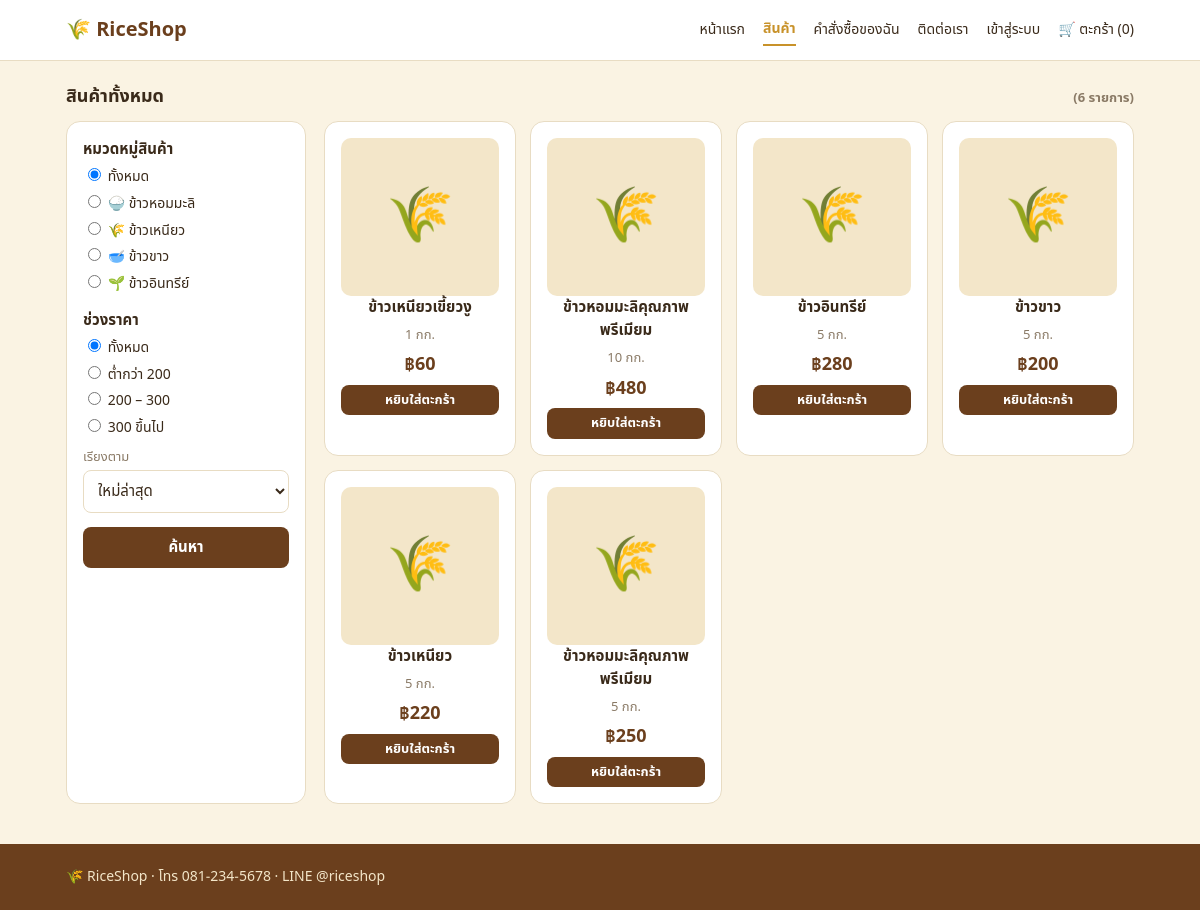
/products.php, run on the app's committed database.
### tables this page shows
CREATE TABLE categories(id INT AUTO_INCREMENT PRIMARY KEY,name VARCHAR(80) NOT NULL,icon VARCHAR(8) DEFAULT '🌾');

CREATE TABLE products(id INT AUTO_INCREMENT PRIMARY KEY,category_id INT DEFAULT NULL,name VARCHAR(150) NOT NULL,size VARCHAR(50) DEFAULT '',price INT NOT NULL,stock INT NOT NULL DEFAULT 0,description TEXT,image VARCHAR(60) DEFAULT NULL);

### config.php (the view, shortened to what this page needs)
<?php
try {
    $pdo = new PDO('mysql:host=localhost;dbname=' . DB_NAME . ';charset=utf8mb4', DB_USER, DB_PASS, [PDO::ATTR_ERRMODE => PDO::ERRMODE_EXCEPTION, PDO::ATTR_DEFAULT_FETCH_MODE => PDO::FETCH_ASSOC]);
} catch (Exception $x) {
    die('เชื่อมต่อฐานข้อมูลไม่ได้ กรุณาตรวจสอบ config.php');
}
function q($s, $a = [])
{
    global $pdo;
    $t = $pdo->prepare($s);
    $t->execute($a);
    return $t;
}
function e($s)
{
    return htmlspecialchars((string)$s, ENT_QUOTES, 'UTF-8');
}
function baht($n)
{
    return '฿' . number_format($n);
}
function csrf()
{
    return $_SESSION['c'] ??= bin2hex(random_bytes(16));
}
function csf()
{
    return '<input type="hidden" name="c" value="' . csrf() . '">';
}
function setting($k, $d = '')
{
    static $c = null;
    if ($c === null) $c = q('SELECT k,v FROM settings')->fetchAll(PDO::FETCH_KEY_PAIR);
    return $c[$k] ?? $d;
}
function user()
{
    static $u = false;
    if ($u === false) $u = !empty($_SESSION['uid']) ? (q('SELECT * FROM users WHERE id=?', [$_SESSION['uid']])->fetch() ?: null) : null;
    return $u;
}
function pimg($p, $pre = '')
{
    return $p['image'] ? '<img src="' . $pre . 'uploads/products/' . e($p['image']) . '" alt="' . e($p['name']) . '">' : '<div class="noimg">🌾</div>';
}
function pcard($p)
{
    $h = '<div class="card pc"><a href="product.php?id=' . $p['id'] . '">' . pimg($p) . '<b>' . e($p['name']) . '</b></a><div class="mu">' . e($p['size']) . '</div><div class="price">' . baht($p['price']) . '</div>';
    if ($p['stock'] > 0) $h .= '<form method="post" action="cart.php">' . csf() . '<input type="hidden" name="a" value="add"><input type="hidden" name="id" value="' . $p['id'] . '"><input type="hidden" name="ret" value="' . e(basename($_SERVER['SCRIPT_NAME']) . ($_SERVER['QUERY_STRING'] ? '?' . $_SERVER['QUERY_STRING'] : '')) . '"><button class="btn sm full">หยิบใส่ตะกร้า</button></form>';
    else $h .= '<button class="btn sm full" disabled>สินค้าหมด</button>';
    return $h . '</div>';
}
function head($t, $act = '')
{
    $n = array_sum($_SESSION['cart'] ?? []);
    $nav = ['home' => ['index.php', 'หน้าแรก'], 'products' => ['products.php', 'สินค้า'], 'orders' => ['my-orders.php', 'คำสั่งซื้อของฉัน'], 'contact' => ['#contact', 'ติดต่อเรา']];
    echo '<!doctype html><html lang="th"><head><meta charset="utf-8"><meta name="viewport" content="width=device-width,initial-scale=1"><title>' . e($t) . ' - ' . e(setting('shop_name', 'RiceShop')) . '</title><link href="https://fonts.googleapis.com/css2?family=Noto+Sans+Thai:wght@400;600;700&display=swap" rel="stylesheet"><link rel="stylesheet" href="assets/style.css"></head><body><header class="top"><div class="wrap"><a class="logo" href="index.php">' . (setting('logo') ? '<img src="uploads/logo/' . e(setting('logo')) . '" alt=""> ' : '🌾 ') . e(setting('shop_name', 'RiceShop')) . '</a><nav>';
    foreach ($nav as $k => [$u, $l]) echo '<a href="' . $u . '" class="' . ($act == $k ? 'on' : '') . '">' . $l . '</a>';
    $u = user();
    echo $u ? bell('user', $u['id']) . '<span class="mu">👤 ' . e($u['phone']) . '</span><a href="login.php?out=1">ออกจากระบบ</a>' : '<a href="login.php">เข้าสู่ระบบ</a>';
    echo '<a href="cart.php" class="' . ($act == 'cart' ? 'on' : '') . '">🛒 ตะกร้า (' . $n . ')</a></nav></div></header><main class="wrap">';
}
function foot()
{
    echo '</main><footer id="contact"><div class="wrap">🌾 ' . e(setting('shop_name', 'RiceShop')) . ' · โทร ' . e(setting('phone')) . ' · LINE ' . e(setting('line')) . '</div></footer></body></html>';
}

### products.php (shortened to what this page needs)
<?php require 'config.php';
$cat = (int)($_GET['cat'] ?? 0);
$pr = $_GET['pr'] ?? '';
$so = $_GET['so'] ?? 'new';
$w = ['1=1'];
$a = [];
$ord = ['new' => 'id DESC', 'asc' => 'price ASC', 'desc' => 'price DESC'][$so] ?? 'id DESC';
$ps = q('SELECT * FROM products WHERE ' . implode(' AND ', $w) . ' ORDER BY ' . $ord, $a)->fetchAll();
head('สินค้า', 'products'); ?>
<h2 class="sec">สินค้าทั้งหมด <span class="mu">(<?= count($ps) ?> รายการ)</span></h2>
<div class="cols">
    <form class="card" method="get"><b>หมวดหมู่สินค้า</b>
        <label class="rad"><input type="radio" name="cat" value="0" <?= $cat ? '' : 'checked' ?>> ทั้งหมด</label>
        <?php foreach (q('SELECT * FROM categories')->fetchAll() as $c): ?><label class="rad"><input type="radio" name="cat" value="<?= $c['id'] ?>" <?= $cat == $c['id'] ? 'checked' : '' ?>> <?= e($c['icon'] . ' ' . $c['name']) ?></label><?php endforeach ?>
        <b style="display:block;margin-top:14px">ช่วงราคา</b>
        <?php foreach (['' => 'ทั้งหมด', '1' => 'ต่ำกว่า 200', '2' => '200 – 300', '3' => '300 ขึ้นไป'] as $k => $l): ?><label class="rad"><input type="radio" name="pr" value="<?= $k ?>" <?= $pr == (string)$k ? 'checked' : '' ?>> <?= $l ?></label><?php endforeach ?>
        <label>เรียงตาม</label><select name="so">
            <option value="new">ใหม่ล่าสุด</option>
        </select>
        <button class="btn full mt">ค้นหา</button>
    </form>
    <div><?php if (!$ps) echo '<p class="mu">ไม่พบสินค้า</p>'; ?><div class="grid"><?php foreach ($ps as $p) echo pcard($p) ?></div>
    </div>
</div>
<?php foot();

### assets/style.css (style rules this page uses)
:root { --br: #6b3f1d; --br2: #8a5a2b; --gd: #c8922a; --cr: #faf3e3; --cr2: #f3e6c9; --tx: #3a2a1a; --mu: #8a7a66; --bd: #e8dcc3; --ok: #2f855a; --bad: #c53030; }
* { box-sizing: border-box; }
body { margin: 0; font: 15px/1.55 "Noto Sans Thai", system-ui, sans-serif; background: var(--cr); color: var(--tx); }
a { color: inherit; }
.wrap { max-width: 1100px; margin: auto; padding: 0 16px; }
.mu { color: var(--mu); font-size: 13px; }
.mt { margin-top: 14px; }
.top { background: #fff; border-bottom: 1px solid var(--bd); position: sticky; top: 0; z-index: 9; }
.top .wrap { display: flex; align-items: center; gap: 16px; min-height: 60px; flex-wrap: wrap; }
.logo { font-weight: 700; font-size: 20px; text-decoration: none; color: var(--br); }
.top nav { display: flex; gap: 18px; margin-left: auto; align-items: center; flex-wrap: wrap; }
.top nav a { text-decoration: none; font-size: 14px; padding: 4px 0; }
.top nav a.on { color: var(--gd); font-weight: 600; border-bottom: 2px solid var(--gd); }
.btn { background: var(--br); color: #fff; border: 0; border-radius: 8px; padding: 9px 16px; font: inherit; font-weight: 600; cursor: pointer; text-decoration: none; display: inline-block; }
.btn.sm { padding: 5px 11px; font-size: 13px; }
.btn.full { width: 100%; }
h2.sec { font-size: 18px; margin: 22px 0 10px; display: flex; justify-content: space-between; align-items: baseline; }
.card { background: #fff; border: 1px solid var(--bd); border-radius: 14px; padding: 16px; }
.grid { display: grid; grid-template-columns: repeat(auto-fill, minmax(190px, 1fr)); gap: 14px; }
.pc { text-align: center; display: flex; flex-direction: column; gap: 6px; }
.pc img, .noimg { width: 100%; aspect-ratio: 1; object-fit: cover; border-radius: 10px; background: var(--cr2); }
.noimg { display: flex; align-items: center; justify-content: center; font-size: 54px; }
.pc a { text-decoration: none; }
.price { font-weight: 700; color: var(--br); font-size: 18px; }
.cols { display: grid; grid-template-columns: 240px 1fr; gap: 18px; }
label { display: block; font-size: 13px; color: var(--mu); margin: 8px 0 3px; }
input, select, textarea { width: 100%; padding: 8px 10px; border: 1px solid var(--bd); border-radius: 8px; font: inherit; background: #fff; color: var(--tx); }
input[type="radio"], input[type="checkbox"] { width: auto; }
.rad { display: block; margin: 4px 0; color: var(--tx); font-size: 14px; }
footer { background: var(--br); color: #f3e6c9; margin-top: 40px; padding: 22px 0; font-size: 14px; }
.logo { display: flex; align-items: center; gap: 8px; }

### data on the page
categories: cat "☐ 🍚 ข้าวหอมมะลิ", icon+name "🍚 ข้าวหอมมะลิ"
categories: cat "☐ 🌾 ข้าวเหนียว", icon+name "🌾 ข้าวเหนียว"
categories: cat "☐ 🥣 ข้าวขาว", icon+name "🥣 ข้าวขาว"
categories: cat "☐ 🌱 ข้าวอินทรีย์", icon+name "🌱 ข้าวอินทรีย์"
products: name "ข้าวเหนียวเขี้ยวงู", size "1 กก.", price "฿60"
products: name "ข้าวหอมมะลิคุณภาพพรีเมียม", size "10 กก.", price "฿480"
products: name "ข้าวอินทรีย์", size "5 กก.", price "฿280"
products: name "ข้าวขาว", size "5 กก.", price "฿200"
products: name "ข้าวเหนียว", size "5 กก.", price "฿220"
products: name "ข้าวหอมมะลิคุณภาพพรีเมียม", size "5 กก.", price "฿250"

### other printed values
setting('shop_name', 'RiceShop') "RiceShop"
$l "หน้าแรก"
$l "สินค้า"
$l "คำสั่งซื้อของฉัน"
$l "ติดต่อเรา"
$n "0"
count($ps) "6"
$l "ทั้งหมด"
$l "ต่ำกว่า 200"
$l "200 – 300"
$l "300 ขึ้นไป"
setting('phone') "081-234-5678"
setting('line') "@riceshop"
